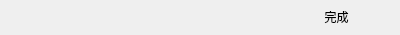
<?xml version="1.0" encoding="UTF-8"?>
<ui version="4.0">
 <class>ControlWidget</class>
 <widget class="QWidget" name="ControlWidget">
  <property name="geometry">
   <rect>
    <x>0</x>
    <y>0</y>
    <width>400</width>
    <height>35</height>
   </rect>
  </property>
  <property name="windowTitle">
   <string>Form</string>
  </property>
  <layout class="QHBoxLayout" name="horizontalLayout">
   <property name="spacing">
    <number>6</number>
   </property>
   <property name="leftMargin">
    <number>6</number>
   </property>
   <property name="topMargin">
    <number>0</number>
   </property>
   <property name="rightMargin">
    <number>6</number>
   </property>
   <property name="bottomMargin">
    <number>0</number>
   </property>
   <item>
    <widget class="QToolButton" name="rectangleBtn">
     <property name="toolTip">
      <string>画矩形</string>
     </property>
     <property name="text">
      <string/>
     </property>
     <property name="icon">
      <iconset resource="res.qrc">
       <normaloff>:/image/control_01.jpg</normaloff>:/image/control_01.jpg</iconset>
     </property>
     <property name="iconSize">
      <size>
       <width>25</width>
       <height>25</height>
      </size>
     </property>
     <property name="autoRaise">
      <bool>true</bool>
     </property>
    </widget>
   </item>
   <item>
    <widget class="QToolButton" name="drawRoundBtn">
     <property name="toolTip">
      <string>画圆</string>
     </property>
     <property name="text">
      <string/>
     </property>
     <property name="icon">
      <iconset resource="res.qrc">
       <normaloff>:/image/control_02.jpg</normaloff>:/image/control_02.jpg</iconset>
     </property>
     <property name="iconSize">
      <size>
       <width>25</width>
       <height>25</height>
      </size>
     </property>
     <property name="autoRaise">
      <bool>true</bool>
     </property>
    </widget>
   </item>
   <item>
    <widget class="QToolButton" name="arrowBtn">
     <property name="toolTip">
      <string>画箭头</string>
     </property>
     <property name="text">
      <string/>
     </property>
     <property name="icon">
      <iconset resource="res.qrc">
       <normaloff>:/image/control_03.jpg</normaloff>:/image/control_03.jpg</iconset>
     </property>
     <property name="iconSize">
      <size>
       <width>25</width>
       <height>25</height>
      </size>
     </property>
     <property name="autoRaise">
      <bool>true</bool>
     </property>
    </widget>
   </item>
   <item>
    <widget class="QToolButton" name="drawLineBtn">
     <property name="toolTip">
      <string>画笔</string>
     </property>
     <property name="text">
      <string/>
     </property>
     <property name="icon">
      <iconset resource="res.qrc">
       <normaloff>:/image/control_04.jpg</normaloff>:/image/control_04.jpg</iconset>
     </property>
     <property name="iconSize">
      <size>
       <width>25</width>
       <height>25</height>
      </size>
     </property>
     <property name="autoRaise">
      <bool>true</bool>
     </property>
    </widget>
   </item>
   <item>
    <widget class="QToolButton" name="textEditBtn">
     <property name="toolTip">
      <string>添加文字</string>
     </property>
     <property name="text">
      <string/>
     </property>
     <property name="icon">
      <iconset resource="res.qrc">
       <normaloff>:/image/control_06.jpg</normaloff>:/image/control_06.jpg</iconset>
     </property>
     <property name="iconSize">
      <size>
       <width>25</width>
       <height>25</height>
      </size>
     </property>
     <property name="autoRaise">
      <bool>true</bool>
     </property>
    </widget>
   </item>
   <item>
    <widget class="QToolButton" name="saveBtn">
     <property name="toolTip">
      <string>保存截图</string>
     </property>
     <property name="text">
      <string/>
     </property>
     <property name="icon">
      <iconset resource="res.qrc">
       <normaloff>:/image/control_08.jpg</normaloff>:/image/control_08.jpg</iconset>
     </property>
     <property name="iconSize">
      <size>
       <width>25</width>
       <height>25</height>
      </size>
     </property>
     <property name="autoRaise">
      <bool>true</bool>
     </property>
    </widget>
   </item>
   <item>
    <widget class="QToolButton" name="cancelBtn">
     <property name="toolTip">
      <string>退出截图</string>
     </property>
     <property name="text">
      <string/>
     </property>
     <property name="icon">
      <iconset resource="res.qrc">
       <normaloff>:/image/control_12.jpg</normaloff>:/image/control_12.jpg</iconset>
     </property>
     <property name="iconSize">
      <size>
       <width>25</width>
       <height>25</height>
      </size>
     </property>
     <property name="autoRaise">
      <bool>true</bool>
     </property>
    </widget>
   </item>
   <item>
    <widget class="QPushButton" name="finishBtn">
     <property name="toolTip">
      <string>完成截图</string>
     </property>
     <property name="text">
      <string>完成</string>
     </property>
     <property name="icon">
      <iconset resource="res.qrc">
       <normaloff>:/image/control_13.jpg</normaloff>:/image/control_13.jpg</iconset>
     </property>
     <property name="flat">
      <bool>true</bool>
     </property>
    </widget>
   </item>
  </layout>
 </widget>
 <resources>
  <include location="res.qrc"/>
 </resources>
 <connections/>
</ui>
